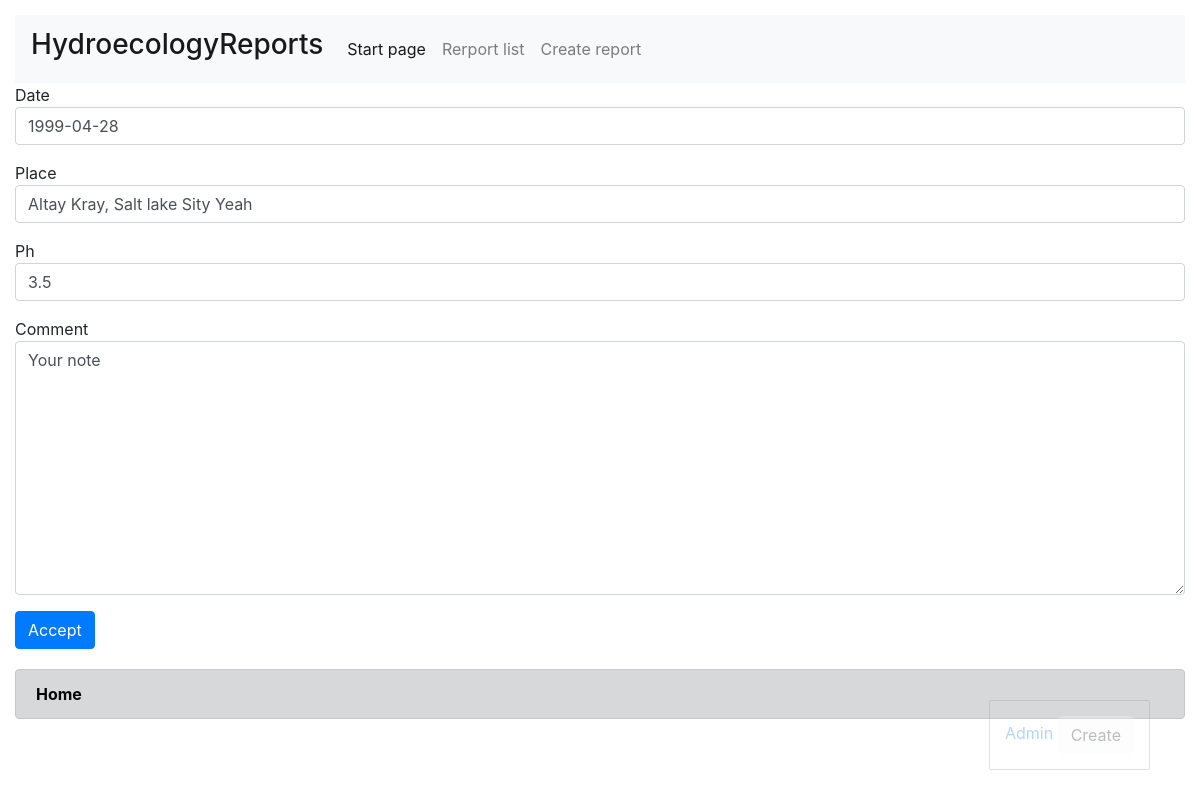
The page /reports/bxhxknzbr_hgcvubxtzcbsmjyvt/edit/ on the database its author committed.
### report/models.py (models this page shows, shortened)
class Report(models.Model):
	date = models.DateField(auto_now_add=False)
	place = models.CharField(max_length=50, default='Altay Kray, Salt lake')
	ph = models.FloatField(default='0.0');
	comment = models.CharField(max_length=100, default='Your note')
	slug = models.SlugField(max_length=150, unique=True)
	def get_update_url(self):
		return reverse('edit_report', kwargs={'slug': self.slug})

### report/views.py (the view, shortened to what this page needs)
# urls.py: path('reports/<str:slug>/edit/', ReportUpdate.as_view(), name='edit_report'),
class ReportUpdate(View):
	def get(self, request, slug):
		temp_report = Report.objects.get(slug__iexact=slug)
		bound_form = ReportForm(instance=temp_report)
		return render(request, 'update_report/update_report.html', context={'form': bound_form, 'report': temp_report})

### report/forms.py (shortened to what this page needs)
class ReportForm(forms.ModelForm):
	class Meta():
		model = Report
		fields = ['date', 'place', 'ph', 'comment']
		widgets = {
			'date': forms.DateInput(attrs={'class': 'form-control', 'placeholder': 'YYYY-MM-DD'}),
			'place': forms.TextInput(attrs={'class': 'form-control', 'placeholder': 'Altay Kray, Salt lake'}),
			'ph': forms.NumberInput(attrs={'class': 'form-control', 'placeholder': '3.5'}),
			'comment': forms.Textarea(attrs={'class': 'form-control', 'placeholder': 'Your note'}),
		}

### report/templates/update_report/update_report.html (shortened to what this page needs)
{% extends 'base.html' %}
{% block site_body %}
	<form action="{{ report.get_update_url }}" method="post">
		{% for field in form %}
			<div class="form-group">
				{{ field.label }}
				{{ field }}
			</div>
		{% endfor %}
		<button type="submit" class="btn btn-primary">Accept</button>
	</form>
{% endblock %}

### rows shown on the page
Report: form "1999-04-28" "Altay Kray, Salt lake Sity Yeah" "3.5" "Your note"

### other values the page prints
{{ field.label }} "Date" "Place" "Ph" "Comment"
